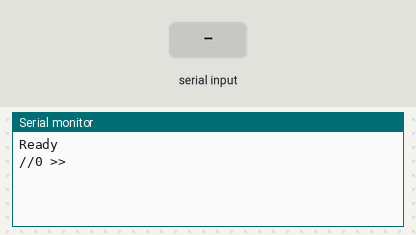
Bench run of a sketch on a simulated Arduino Uno, built with avr-gcc and run on an emulated ATmega328P. Shown: the last lines printed to the serial monitor. Wiring (inferred from the names in the program): 24Cxx EEPROM at I2C address 0x50. The inputs (shaded band) are chosen by the test bench. EEPROM starts erased.

Above: at 1.2 s.
1.3 s: "90,45\n" received over Serial
At 1.9 s:
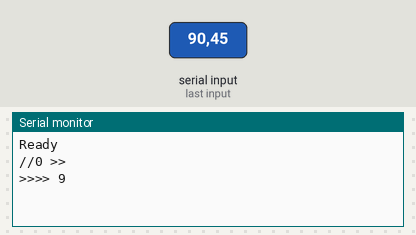
3.5 s: "2\n" received over Serial
At 4.94 s:
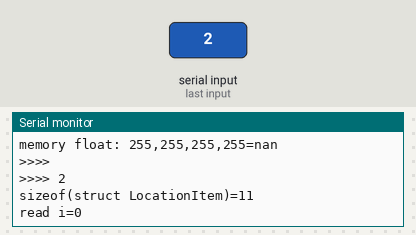
Timing chart, 0 to 6.5 s (numbered marks = the images above; inputs shaded):
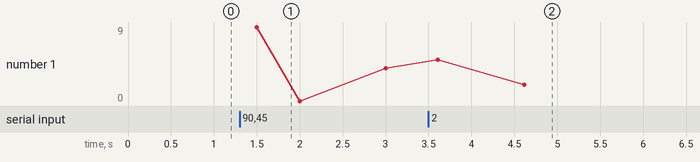

Measured:
- after the input at 1.3 s, the serial monitor: prints a new line after 0.20 s (image 1)
- after the input at 3.5 s, the serial monitor: prints a new line after 1.1 s (image 2)
- plotted number 1: 4 → 2 after the input at 3.5 s

The sketch:

EEPROM_Learn1.ino
```cpp
/*
  *  Use the I2C bus with EEPROM 24LC64
  *  Sketch:    eeprom.pde
  *
  *  Author: hkhijhe
  *  Date: 01/10/2010
  *
  *
  */

  #include <Wire.h> //I2C library

  struct LocationItem
  {
    float lat;
    float lng;
    uint8_t hour;
    uint8_t minute;
    uint8_t seoncd;
  };

  int state = 0;
  bool promptShow = false;

void i2c_eeprom_write_byte( int deviceaddress, unsigned int eeaddress, byte data )
{
  int rdata = data;
  Wire.beginTransmission(deviceaddress);
  Wire.write((int)(eeaddress >> 8));    // Address High Byte
  Wire.write((int)(eeaddress & 0xFF));  // Address Low Byte
  Wire.write(rdata);
  Wire.endTransmission();
  delay(10);
}

// Address is a page address, 6-bit (63). More and end will wrap around
// But data can be maximum of 28 bytes, because the Wire library has a buffer of 32 bytes
void i2c_eeprom_write_page
( int deviceaddress, unsigned int eeaddresspage, byte* data, byte length )
{
  Wire.beginTransmission(deviceaddress);
  Wire.write((int)(eeaddresspage >> 8)); // Address High Byte
  Wire.write((int)(eeaddresspage & 0xFF)); // Address Low Byte
  byte c;
  for ( c = 0; c < length; c++)
    Wire.write(data[c]);
  Wire.endTransmission();
  delay(10);                           // need some delay
}

byte i2c_eeprom_read_byte( int deviceaddress, unsigned int eeaddress )
{
  byte rdata = 0xFF;
  Wire.beginTransmission(deviceaddress);
  Wire.write((int)(eeaddress >> 8));    // Address High Byte
  Wire.write((int)(eeaddress & 0xFF));  // Address Low Byte
  Wire.endTransmission();
  Wire.requestFrom(deviceaddress,1);
  if (Wire.available()) rdata = Wire.read();
  return rdata;
}

// should not read more than 28 bytes at a time!
void i2c_eeprom_read_buffer( int deviceaddress, unsigned int eeaddress, byte *buffer, int length )
{
  Wire.beginTransmission(deviceaddress);
  Wire.write((int)(eeaddress >> 8));    // Address High Byte
  Wire.write((int)(eeaddress & 0xFF));  // Address Low Byte
  Wire.endTransmission();
  Wire.requestFrom(deviceaddress,length);
  //int c = 0;
  for ( int c = 0; c < length; c++ )
    if (Wire.available()) buffer[c] = Wire.read();
}

const unsigned int SERIALIZED_LENGTH = 8; // float + float

void write_int(unsigned int address, int &i)
{
  byte* pb = (byte*) &i;
  i2c_eeprom_write_byte(0x50, address + 0, pb[0]);
  i2c_eeprom_write_byte(0x50, address + 1, pb[1]);
}

void read_int(unsigned int address, int &i)
{
  byte* pb = (byte*) &i;
  pb[0] = i2c_eeprom_read_byte(0x50, address + 0);
  pb[1] = i2c_eeprom_read_byte(0x50, address + 1);
}

void write_float(unsigned int address, float &f)
{
  byte* pb = (byte*) &f;
  for (int i=0; i<4; i++)
    i2c_eeprom_write_byte(0x50, address + i, pb[i]);
}

void read_float(unsigned int address, float &f)
{
  byte* pb = (byte*) &f;
  for (int i=0; i<4; i++)
    pb[i] = i2c_eeprom_read_byte(0x50, address + i);
}

void write_location_item(unsigned int index, struct LocationItem &loc)
{
  int field_addr = 2 + index * SERIALIZED_LENGTH;
  write_float(field_addr, loc.lng);
  field_addr += sizeof(loc.lng);
  write_float(field_addr, loc.lat);
}

void read_location_item(unsigned int index, struct LocationItem &loc)
{
  int field_addr = 2 + index * SERIALIZED_LENGTH;
  read_float(field_addr, loc.lng);
  field_addr += sizeof(loc.lng);
  read_float(field_addr, loc.lat);
}

  void setup()
  {
    char somedata[] = "this is data from the eeprom"; // data to write
    Wire.begin(); // initialise the connection
    Serial.begin(9600);
    //i2c_eeprom_write_page(0x50, 0, (byte *)somedata, sizeof(somedata)); // write to EEPROM
    //delay(10); //add a small delay

    Serial.println("Ready");
  }

  void loop()
  {
    if (!promptShow)
    {
       Serial.print("//"); Serial.print(state); Serial.println(" >> ");
       promptShow = true;
    }

    if (Serial.available())
    {
       char inChar = (char)Serial.read();
       Serial.print(">>>> "); Serial.println(inChar);
       state = inChar - '0';
    }

    if (state == 0)
    {
    }
    if (state == 1)
    {

      state = 0;
    }
    if (state == 2)
    {
      Serial.print("sizeof(struct LocationItem)="); Serial.println(sizeof(struct LocationItem));

      int i = 0;
      read_int(0, i);
      //i2c_eeprom_read_buffer(0x50, 0, (byte*)&i, sizeof(i));
      Serial.print("read i="); Serial.println(i);

      for (int idx = 0; idx < i; idx++)
      {
        struct LocationItem v;
        read_location_item(idx, v);
        Serial.print("write ["); Serial.print(idx); Serial.print("]=");
        Serial.print(v.lng); Serial.print(","); Serial.println(v.lat); //Serial.print(","); Serial.println(v.hour);
      }

      state = 0;
    }
    if (state == 3)
    {
      // erase
      int i = 0;
      i2c_eeprom_write_page(0x50, 0, (byte*)&i, sizeof(i));
      state = 0;
    }
    if (state == 4)
    {
       // add
      int i = 0;
      read_int(0, i);
      //i2c_eeprom_read_buffer(0x50, 0, (byte*)&i, sizeof(i));
      Serial.print("read i="); Serial.println(i);

      struct LocationItem v;
      v.lat = 100 + i * 4;
      v.lng = 400 + i * 4;
//      v.hour = 50 + i;
      write_location_item(i, v);
      Serial.print("write ["); Serial.print(i); Serial.print("]=");
      Serial.print(v.lng); Serial.print(","); Serial.println(v.lat);

      i++;
      write_int(0, i);
      //i2c_eeprom_write_page(0x50, 0, (byte*)&i, sizeof(i));

      state = 0;
    }
    if (state == 5)
    {
      int i = 1;
      float f = 100 + i * 4;
      byte* pb = (byte*)&f;
      Serial.print("good float: ");
      Serial.print(pb[0]); Serial.print(",");
      Serial.print(pb[1]); Serial.print(",");
      Serial.print(pb[2]); Serial.print(",");
      Serial.print(pb[3]);
      Serial.print("="); Serial.print(f);
      Serial.println();

      byte a,b,c,d;
      int address = 2 + i * SERIALIZED_LENGTH;
      address += sizeof(float);
      pb[0] = i2c_eeprom_read_byte(0x50, address++);
      pb[1] = i2c_eeprom_read_byte(0x50, address++);
      pb[2] = i2c_eeprom_read_byte(0x50, address++);
      pb[3] = i2c_eeprom_read_byte(0x50, address++);
      Serial.print("memory float: ");
      Serial.print(pb[0]); Serial.print(",");
      Serial.print(pb[1]); Serial.print(",");
      Serial.print(pb[2]); Serial.print(",");
      Serial.print(pb[3]);
      Serial.print("="); Serial.print(f);
      Serial.println();

      state = 0;
    }

    /*
    int addr=0; //first address
    byte b = i2c_eeprom_read_byte(0x50, 0); // access the first address from the memory

    while (b!=0)
    {
      Serial.print((char)b); //print content to serial port
      addr++; //increase address
      b = i2c_eeprom_read_byte(0x50, addr); //access an address from the memory
    }
    Serial.println(" ");
    */
    delay(500);

  }
```
